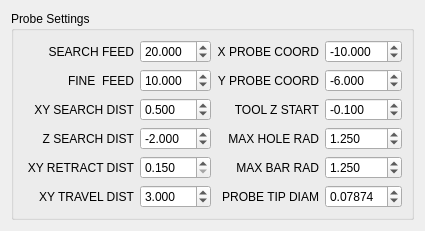
          <widget class="QWidget" name="tab_18">
           <attribute name="title">
            <string>Settings</string>
           </attribute>
           <layout class="QVBoxLayout" name="verticalLayout_6">
            <item>
             <widget class="QGroupBox" name="groupBox_23">
              <property name="sizePolicy">
               <sizepolicy hsizetype="Expanding" vsizetype="Expanding">
                <horstretch>0</horstretch>
                <verstretch>0</verstretch>
               </sizepolicy>
              </property>
              <property name="title">
               <string>Probe Settings</string>
              </property>
              <layout class="QGridLayout" name="gridLayout_40">
               <item row="0" column="0">
                <widget class="QLabel" name="label_54">
                 <property name="text">
                  <string>SEARCH FEED</string>
                 </property>
                 <property name="alignment">
                  <set>Qt::AlignRight|Qt::AlignTrailing|Qt::AlignVCenter</set>
                 </property>
                </widget>
               </item>
               <item row="0" column="1">
                <widget class="QDoubleSpinBox" name="probe_search_feed">
                 <property name="decimals">
                  <number>3</number>
                 </property>
                 <property name="maximum">
                  <double>100.000000000000000</double>
                 </property>
                 <property name="singleStep">
                  <double>0.100000000000000</double>
                 </property>
                 <property name="value">
                  <double>20.000000000000000</double>
                 </property>
                 <property name="function" stdset="0">
                  <string>hal_pin</string>
                 </property>
                 <property name="pin_name" stdset="0">
                  <string>probe_search_feed</string>
                 </property>
                 <property name="hal_type" stdset="0">
                  <string>HAL_FLOAT</string>
                 </property>
                 <property name="hal_dir" stdset="0">
                  <string>HAL_OUT</string>
                 </property>
                </widget>
               </item>
               <item row="0" column="2">
                <widget class="QLabel" name="label_61">
                 <property name="text">
                  <string>X PROBE COORD</string>
                 </property>
                 <property name="alignment">
                  <set>Qt::AlignRight|Qt::AlignTrailing|Qt::AlignVCenter</set>
                 </property>
                </widget>
               </item>
               <item row="0" column="3">
                <widget class="QDoubleSpinBox" name="probe_x_coord">
                 <property name="decimals">
                  <number>3</number>
                 </property>
                 <property name="minimum">
                  <double>-500.000000000000000</double>
                 </property>
                 <property name="maximum">
                  <double>500.000000000000000</double>
                 </property>
                 <property name="singleStep">
                  <double>0.001000000000000</double>
                 </property>
                 <property name="value">
                  <double>-10.000000000000000</double>
                 </property>
                 <property name="function" stdset="0">
                  <string>hal_pin</string>
                 </property>
                 <property name="pin_name" stdset="0">
                  <string>probe_x_coord</string>
                 </property>
                 <property name="hal_type" stdset="0">
                  <string>HAL_FLOAT</string>
                 </property>
                 <property name="hal_dir" stdset="0">
                  <string>HAL_OUT</string>
                 </property>
                </widget>
               </item>
               <item row="1" column="0">
                <widget class="QLabel" name="label_51">
                 <property name="text">
                  <string>FINE  FEED</string>
                 </property>
                 <property name="alignment">
                  <set>Qt::AlignRight|Qt::AlignTrailing|Qt::AlignVCenter</set>
                 </property>
                </widget>
               </item>
               <item row="1" column="1">
                <widget class="QDoubleSpinBox" name="probe_fine_feed">
                 <property name="decimals">
                  <number>3</number>
                 </property>
                 <property name="maximum">
                  <double>50.000000000000000</double>
                 </property>
                 <property name="singleStep">
                  <double>0.100000000000000</double>
                 </property>
                 <property name="value">
                  <double>10.000000000000000</double>
                 </property>
                 <property name="function" stdset="0">
                  <string>hal_pin</string>
                 </property>
                 <property name="pin_name" stdset="0">
                  <string>probe_fine_feed</string>
                 </property>
                 <property name="hal_type" stdset="0">
                  <string>HAL_FLOAT</string>
                 </property>
                 <property name="hal_dir" stdset="0">
                  <string>HAL_OUT</string>
                 </property>
                </widget>
               </item>
               <item row="1" column="2">
                <widget class="QLabel" name="label_62">
                 <property name="text">
                  <string>Y PROBE COORD</string>
                 </property>
                 <property name="alignment">
                  <set>Qt::AlignRight|Qt::AlignTrailing|Qt::AlignVCenter</set>
                 </property>
                </widget>
               </item>
               <item row="1" column="3">
                <widget class="QDoubleSpinBox" name="probe_y_coord">
                 <property name="decimals">
                  <number>3</number>
                 </property>
                 <property name="minimum">
                  <double>-500.000000000000000</double>
                 </property>
                 <property name="maximum">
                  <double>500.000000000000000</double>
                 </property>
                 <property name="singleStep">
                  <double>0.001000000000000</double>
                 </property>
                 <property name="value">
                  <double>-6.000000000000000</double>
                 </property>
                 <property name="function" stdset="0">
                  <string>hal_pin</string>
                 </property>
                 <property name="pin_name" stdset="0">
                  <string>probe_y_coord</string>
                 </property>
                 <property name="hal_type" stdset="0">
                  <string>HAL_FLOAT</string>
                 </property>
                 <property name="hal_dir" stdset="0">
                  <string>HAL_OUT</string>
                 </property>
                </widget>
               </item>
               <item row="2" column="0">
                <widget class="QLabel" name="label_52">
                 <property name="text">
                  <string> XY SEARCH DIST</string>
                 </property>
                 <property name="alignment">
                  <set>Qt::AlignRight|Qt::AlignTrailing|Qt::AlignVCenter</set>
                 </property>
                </widget>
               </item>
               <item row="2" column="1">
                <widget class="QDoubleSpinBox" name="probe_search_dist">
                 <property name="decimals">
                  <number>3</number>
                 </property>
                 <property name="minimum">
                  <double>-20.000000000000000</double>
                 </property>
                 <property name="maximum">
                  <double>20.000000000000000</double>
                 </property>
                 <property name="singleStep">
                  <double>0.010000000000000</double>
                 </property>
                 <property name="value">
                  <double>0.500000000000000</double>
                 </property>
                 <property name="function" stdset="0">
                  <string>hal_pin</string>
                 </property>
                 <property name="pin_name" stdset="0">
                  <string>probe_search_dist</string>
                 </property>
                 <property name="hal_type" stdset="0">
                  <string>HAL_FLOAT</string>
                 </property>
                 <property name="hal_dir" stdset="0">
                  <string>HAL_OUT</string>
                 </property>
                </widget>
               </item>
               <item row="2" column="2">
                <widget class="QLabel" name="label_59">
                 <property name="text">
                  <string>TOOL Z START</string>
                 </property>
                 <property name="alignment">
                  <set>Qt::AlignRight|Qt::AlignTrailing|Qt::AlignVCenter</set>
                 </property>
                </widget>
               </item>
               <item row="2" column="3">
                <widget class="QDoubleSpinBox" name="probe_z_start">
                 <property name="decimals">
                  <number>3</number>
                 </property>
                 <property name="minimum">
                  <double>-50.000000000000000</double>
                 </property>
                 <property name="maximum">
                  <double>50.000000000000000</double>
                 </property>
                 <property name="singleStep">
                  <double>0.001000000000000</double>
                 </property>
                 <property name="value">
                  <double>-0.100000000000000</double>
                 </property>
                 <property name="function" stdset="0">
                  <string>hal_pin</string>
                 </property>
                 <property name="pin_name" stdset="0">
                  <string>probe_z_start</string>
                 </property>
                 <property name="hal_type" stdset="0">
                  <string>HAL_FLOAT</string>
                 </property>
                 <property name="hal_dir" stdset="0">
                  <string>HAL_OUT</string>
                 </property>
                </widget>
               </item>
               <item row="3" column="0">
                <widget class="QLabel" name="label_56">
                 <property name="text">
                  <string>Z SEARCH DIST</string>
                 </property>
                 <property name="alignment">
                  <set>Qt::AlignRight|Qt::AlignTrailing|Qt::AlignVCenter</set>
                 </property>
                </widget>
               </item>
               <item row="3" column="1">
                <widget class="QDoubleSpinBox" name="probe_z_max_probe">
                 <property name="decimals">
                  <number>3</number>
                 </property>
                 <property name="minimum">
                  <double>-50.000000000000000</double>
                 </property>
                 <property name="maximum">
                  <double>50.000000000000000</double>
                 </property>
                 <property name="singleStep">
                  <double>0.010000000000000</double>
                 </property>
                 <property name="value">
                  <double>-2.000000000000000</double>
                 </property>
                 <property name="function" stdset="0">
                  <string>hal_pin</string>
                 </property>
                 <property name="pin_name" stdset="0">
                  <string>probe_z_max_probe</string>
                 </property>
                 <property name="hal_type" stdset="0">
                  <string>HAL_FLOAT</string>
                 </property>
                 <property name="hal_dir" stdset="0">
                  <string>HAL_OUT</string>
                 </property>
                </widget>
               </item>
               <item row="3" column="2">
                <widget class="QLabel" name="label_57">
                 <property name="text">
                  <string>MAX HOLE RAD</string>
                 </property>
                 <property name="alignment">
                  <set>Qt::AlignRight|Qt::AlignTrailing|Qt::AlignVCenter</set>
                 </property>
                </widget>
               </item>
               <item row="3" column="3">
                <widget class="QDoubleSpinBox" name="probe_max_hole_r">
                 <property name="decimals">
                  <number>3</number>
                 </property>
                 <property name="singleStep">
                  <double>0.001000000000000</double>
                 </property>
                 <property name="value">
                  <double>1.250000000000000</double>
                 </property>
                 <property name="function" stdset="0">
                  <string>hal_pin</string>
                 </property>
                 <property name="pin_name" stdset="0">
                  <string>probe_max_hole_r</string>
                 </property>
                 <property name="hal_type" stdset="0">
                  <string>HAL_FLOAT</string>
                 </property>
                 <property name="hal_dir" stdset="0">
                  <string>HAL_OUT</string>
                 </property>
                </widget>
               </item>
               <item row="4" column="0">
                <widget class="QLabel" name="label_55">
                 <property name="text">
                  <string> XY RETRACT DIST</string>
                 </property>
                 <property name="alignment">
                  <set>Qt::AlignRight|Qt::AlignTrailing|Qt::AlignVCenter</set>
                 </property>
                </widget>
               </item>
               <item row="4" column="1">
                <widget class="QDoubleSpinBox" name="probe_retract_dist">
                 <property name="decimals">
                  <number>3</number>
                 </property>
                 <property name="minimum">
                  <double>0.150000000000000</double>
                 </property>
                 <property name="maximum">
                  <double>4.000000000000000</double>
                 </property>
                 <property name="singleStep">
                  <double>0.010000000000000</double>
                 </property>
                 <property name="function" stdset="0">
                  <string>hal_pin</string>
                 </property>
                 <property name="pin_name" stdset="0">
                  <string>probe_retract_dist</string>
                 </property>
                 <property name="hal_type" stdset="0">
                  <string>HAL_FLOAT</string>
                 </property>
                 <property name="hal_dir" stdset="0">
                  <string>HAL_OUT</string>
                 </property>
                </widget>
               </item>
               <item row="4" column="2">
                <widget class="QLabel" name="label_58">
                 <property name="text">
                  <string>MAX BAR RAD</string>
                 </property>
                 <property name="alignment">
                  <set>Qt::AlignRight|Qt::AlignTrailing|Qt::AlignVCenter</set>
                 </property>
                </widget>
               </item>
               <item row="4" column="3">
                <widget class="QDoubleSpinBox" name="probe_max_bar_r">
                 <property name="decimals">
                  <number>3</number>
                 </property>
                 <property name="maximum">
                  <double>99.989999999999995</double>
                 </property>
                 <property name="singleStep">
                  <double>0.001000000000000</double>
                 </property>
                 <property name="value">
                  <double>1.250000000000000</double>
                 </property>
                 <property name="function" stdset="0">
                  <string>hal_pin</string>
                 </property>
                 <property name="pin_name" stdset="0">
                  <string>probe_max_bar_r</string>
                 </property>
                 <property name="hal_type" stdset="0">
                  <string>HAL_FLOAT</string>
                 </property>
                 <property name="hal_dir" stdset="0">
                  <string>HAL_OUT</string>
                 </property>
                </widget>
               </item>
               <item row="5" column="0">
                <widget class="QLabel" name="label_53">
                 <property name="text">
                  <string> XY TRAVEL DIST</string>
                 </property>
                 <property name="alignment">
                  <set>Qt::AlignRight|Qt::AlignTrailing|Qt::AlignVCenter</set>
                 </property>
                </widget>
               </item>
               <item row="5" column="1">
                <widget class="QDoubleSpinBox" name="probe_xy_travel_dist">
                 <property name="decimals">
                  <number>3</number>
                 </property>
                 <property name="minimum">
                  <double>0.200000000000000</double>
                 </property>
                 <property name="maximum">
                  <double>999.000000000000000</double>
                 </property>
                 <property name="singleStep">
                  <double>0.010000000000000</double>
                 </property>
                 <property name="value">
                  <double>3.000000000000000</double>
                 </property>
                 <property name="function" stdset="0">
                  <string>hal_pin</string>
                 </property>
                 <property name="pin_name" stdset="0">
                  <string>probe_xy_travel_dist</string>
                 </property>
                 <property name="hal_type" stdset="0">
                  <string>HAL_FLOAT</string>
                 </property>
                 <property name="hal_dir" stdset="0">
                  <string>HAL_OUT</string>
                 </property>
                </widget>
               </item>
               <item row="5" column="2">
                <widget class="QLabel" name="label_60">
                 <property name="text">
                  <string>PROBE TIP DIAM</string>
                 </property>
                 <property name="alignment">
                  <set>Qt::AlignRight|Qt::AlignTrailing|Qt::AlignVCenter</set>
                 </property>
                </widget>
               </item>
               <item row="5" column="3">
                <widget class="QDoubleSpinBox" name="probe_tip_diam">
                 <property name="decimals">
                  <number>5</number>
                 </property>
                 <property name="maximum">
                  <double>10.000000000000000</double>
                 </property>
                 <property name="singleStep">
                  <double>0.000010000000000</double>
                 </property>
                 <property name="value">
                  <double>0.078740000000000</double>
                 </property>
                 <property name="function" stdset="0">
                  <string>hal_pin</string>
                 </property>
                 <property name="pin_name" stdset="0">
                  <string>probe_tip_diam</string>
                 </property>
                 <property name="hal_type" stdset="0">
                  <string>HAL_FLOAT</string>
                 </property>
                 <property name="hal_dir" stdset="0">
                  <string>HAL_OUT</string>
                 </property>
                </widget>
               </item>
              </layout>
             </widget>
            </item>
           </layout>
          </widget>
